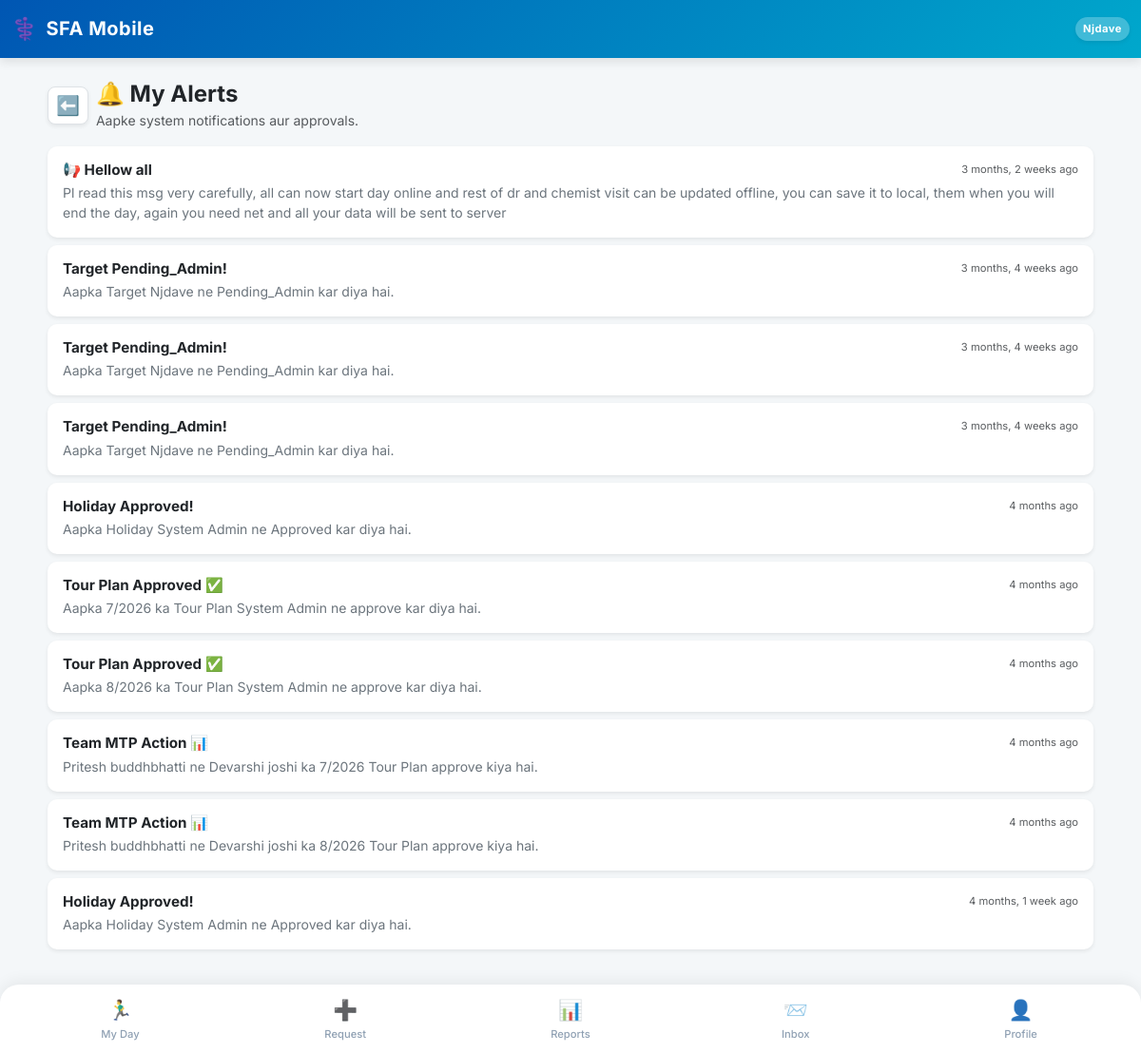
The page /hub/notifications/ (signed in) on the database its author committed.
### SFA/models.py (models this page shows, shortened)
class Employee(models.Model):
    user = models.OneToOneField(User, on_delete=models.CASCADE, null=True, blank=True)
    company = models.ForeignKey(Company, on_delete=models.PROTECT, related_name='employees') # Already Correct
    DESIGNATION_CHOICES = [
        ('MR', 'Medical Representative'),
        ('ABM', 'Area Business Manager'),
        ('RBM', 'Regional Business Manager'),
        ('ZBM', 'Zonal Business Manager'),
        ('NSM', 'National Sales Manager'),
        ('Admin', 'System Administrator'),
    ]
    name = models.CharField(max_length=100)
    employee_code = models.CharField(max_length=50, unique=True)
    designation = models.CharField(max_length=5, choices=DESIGNATION_CHOICES, default='MR')
    manager = models.ForeignKey('self', on_delete=models.SET_NULL, null=True, blank=True, related_name='subordinates')
    headquarter = models.ForeignKey(Territory, on_delete=models.SET_NULL, null=True, blank=True)
    phone = models.CharField(max_length=15)
    joining_date = models.DateField(default=timezone.now, help_text="Employee ki company join karne ki date. DCR calendar is date se aage hi banega, pehle ka nahi.")
    photo = models.ImageField(upload_to='employee_photos/', blank=True, null=True, help_text="Employee ki profile photo")
    address = models.TextField(blank=True, null=True, help_text="Employee ka home address")
    is_active = models.BooleanField(default=True, help_text="False matlab ye employee company chhod chuka hai ya inactive hai.")
    leaving_date = models.DateField(null=True, blank=True, help_text="Employee ke company chhodne ki tareekh.")
    dob = models.DateField(null=True, blank=True, verbose_name="Date of Birth")
    anniversary = models.DateField(null=True, blank=True, verbose_name="Marriage Anniversary")
    blood_group = models.CharField(max_length=10, blank=True, null=True)
    emergency_contact = models.CharField(max_length=15, blank=True, null=True)
    permanent_address = models.TextField(blank=True, null=True)
    father_name = models.CharField(max_length=100, blank=True, null=True)
    father_dob = models.DateField(null=True, blank=True)
    father_mobile = models.CharField(max_length=15, blank=True, null=True)
    father_occupation = models.CharField(max_length=100, blank=True, null=True)
    mother_name = models.CharField(max_length=100, blank=True, null=True)
    mother_dob = models.DateField(null=True, blank=True)
    mother_mobile = models.CharField(max_length=15, blank=True, null=True)
    mother_occupation = models.CharField(max_length=100, blank=True, null=True)
    spouse_name = models.CharField(max_length=100, blank=True, null=True)
    spouse_dob = models.DateField(null=True, blank=True)
    spouse_mobile = models.CharField(max_length=15, blank=True, null=True)
    spouse_occupation = models.CharField(max_length=100, blank=True, null=True)
    child1_name = models.CharField(max_length=100, blank=True, null=True)
    child1_dob = models.DateField(null=True, blank=True)
    child2_name = models.CharField(max_length=100, blank=True, null=True)
    child2_dob = models.DateField(null=True, blank=True)
    EMPLOYMENT_STATUS_CHOICES = [
        ('active', 'Active'),
        ('resigned', 'Resigned'),
        ('retired', 'Retired'),
        ('transferred', 'Transferred'),
        ('terminated', 'Terminated'),
        ('vacant', 'Vacant (Placeholder)'),   # 🌟 Dummy employee jab tak naya MR na aaye
        ('archived', 'Archived (Old Dummy)'), # 🌟 Dummy jiska kaam ho gaya, naye employee ko sab de diya
    ]
    employment_status = models.CharField(
        max_length=15, choices=EMPLOYMENT_STATUS_CHOICES, default='active',
        help_text="is_active sirf access/login control karta hai; ye field WAJAH/reason batata hai."
    )
    is_placeholder = models.BooleanField(
        default=False,
        help_text="True = ye ek 'Vacant_<HQ>' dummy employee hai, asli insaan nahi. Joint Work me normal employee jaisa hi treat hota hai (use individual hi maana jayega)."
    )

class SystemNotification(models.Model):
    employee = models.ForeignKey(Employee, on_delete=models.CASCADE, related_name='notifications')
    title = models.CharField(max_length=150)
    message = models.TextField()
    is_read = models.BooleanField(default=False)
    created_at = models.DateTimeField(auto_now_add=True)

### SFA/views/core.py (the view)
# urls.py: path('hub/notifications/', views.notification_list_view, name='notification_list'),
@employee_required
def notification_list_view(request, employee):
    notifications = SystemNotification.objects.filter(employee=employee).order_by('-created_at')
    notifications.filter(is_read=False).update(is_read=True)
    return render(request, 'notification_list.html', {
        'notifications': notifications
    })

### SFA/context_processors.py (called while the page is built)
def notification_counts(request):
    if request.user.is_authenticated and hasattr(request.user, 'employee'):
        employee = request.user.employee
        return {
            'unread_notif_count': SystemNotification.objects.filter(
                employee=employee, is_read=False
            ).count(),
            'unread_msg_count': DirectMessage.objects.filter(
                receiver=employee, is_read=False
            ).count(),
        }
    return {
        'unread_notif_count': 0,
        'unread_msg_count': 0,
    }

### SFA/templates/notification_list.html
{% extends 'base.html' %}
{% block content %}
<div class="container-fluid p-0 mb-4 mt-2">
    <div class="d-flex align-items-center gap-2 mb-3 px-2">
        <a href="javascript:history.back()" class="btn btn-light shadow-sm btn-sm px-2 py-1 rounded-3 border bg-white text-secondary">
            <span class="fs-5 fw-bold">⬅️</span>
        </a>
        <div>
            <h4 class="fw-bold text-dark mb-0">🔔 My Alerts</h4>
            <small class="text-muted small">Aapke system notifications aur approvals.</small>
        </div>
    </div>
    <div class="px-2">
        {% for notif in notifications %}
            <div class="card border-0 shadow-sm mb-2 {% if not notif.is_read %}bg-light border-start border-primary border-4{% else %}bg-white{% endif %}" style="border-radius: 10px;">
                <div class="card-body p-3">
                    <div class="d-flex justify-content-between align-items-start mb-1">
                        <h6 class="fw-bold text-dark mb-0" style="font-size: 0.95rem;">{{ notif.title }}</h6>
                        <small class="text-muted" style="font-size: 0.7rem;">{{ notif.created_at|timesince }} ago</small>
                    </div>
                    <p class="text-secondary small mb-0">{{ notif.message }}</p>
                </div>
            </div>
        {% empty %}
            <div class="alert alert-secondary text-center rounded-3 border-0 shadow-sm mt-4">
                <span class="fs-1 d-block mb-2">📭</span>
                <h6 class="fw-bold text-dark mb-0">No new alerts!</h6>
                <small class="text-muted">Aapke paas koi pending notifications nahi hain.</small>
            </div>
        {% endfor %}
    </div>
</div>
{% endblock %}

### SFA/templates/base.html (shortened to what this page needs)
<!DOCTYPE html>
<html lang="en">
<head>
    <link href="https://cdn.jsdelivr.net/npm/bootstrap@5.3.0/dist/css/bootstrap.min.css" rel="stylesheet">
    <link href="https://cdn.jsdelivr.net/npm/bootstrap-icons@1.11.0/font/bootstrap-icons.css" rel="stylesheet">
</head>
<body>
    <nav class="navbar navbar-dark navbar-custom sticky-top">
        <div class="container-fluid py-1">
            <span class="navbar-brand mb-0 h1 d-flex align-items-center gap-2">
                <span style="font-size: 1.4rem;">⚕️</span> SFA Mobile
            </span>
            <div class="d-flex align-items-center gap-3">
                <span class="text-white fw-bold bg-white bg-opacity-25 px-2 py-1 rounded-pill shadow-sm" style="font-size: 0.70rem; letter-spacing: 0.5px;">
                    {{ request.user.employee.name|default:"Guest"|truncatechars:10 }}
                </span>
            </div>
        </div>
    </nav>
    <div class="container mt-4 mb-4">
        {% block content %}
        {% endblock %}
    </div>
    <div class="fixed-bottom bottom-nav d-flex justify-content-between align-items-center">
        {% if request.user.employee.designation != 'Admin' and request.user.employee.designation != 'System Administrator' %}
        <a href="{% url 'mr_dashboard' %}" class="nav-item {% if request.resolver_match.url_name == 'mr_dashboard' or request.resolver_match.url_name == 'day_start' or request.resolver_match.url_name == 'day_end' %}active{% endif %}">
            <span class="nav-icon">🏃‍♂️</span>My Day
        </a>
        {% endif %}
        <a href="{% url 'request_hub' %}" class="nav-item {% if request.resolver_match.url_name == 'request_hub' %}active{% endif %}">
            <span class="nav-icon">➕</span>Request
        </a>
        <a href="{% url 'view_hub' %}" class="nav-item {% if request.resolver_match.url_name == 'view_hub' or request.resolver_match.url_name == 'dcr_report' %}active{% endif %}">
            <span class="nav-icon">📊</span>Reports
        </a>
        <a href="{% url 'web_inbox' %}" class="nav-item {% if request.resolver_match.url_name == 'web_inbox' or request.resolver_match.url_name == 'web_compose' %}active{% endif %}">
            <span class="nav-icon">📨</span>Inbox
        </a>
        <a href="{% url 'profile' %}" class="nav-item {% if request.resolver_match.url_name == 'profile' %}active{% endif %}">
            <span class="nav-icon">👤</span>Profile
        </a>
    </div>
</body>
</html>

### SFA/templates/base.html (style rules this page uses)
:root { --pharma-primary: #0056b3; --pharma-secondary: #00a8cc; --bg-light: #f4f7f9; }
body { font-family: 'Inter', sans-serif; background-color: var(--bg-light); padding-bottom: 85px; }
.navbar-custom { background: linear-gradient(135deg, var(--pharma-primary), var(--pharma-secondary)); box-shadow: 0 4px 10px rgba(0,0,0,0.1); }
.navbar-brand { font-weight: 700; letter-spacing: 0.5px; }
.card { border: none !important; border-radius: 12px; box-shadow: 0 4px 12px rgba(0, 0, 0, 0.05); }
.bottom-nav { background-color: #ffffff; border-top-left-radius: 20px; border-top-right-radius: 20px; box-shadow: 0 -4px 15px rgba(0,0,0,0.06); padding: 5px 8px; }
.nav-item { text-align: center; flex: 1; padding: 6px 0; color: #8fa0b3; font-size: 0.70rem; font-weight: 500; text-decoration: none; border-radius: 12px; transition: all 0.3s ease; }
.nav-icon { font-size: 1.3rem; display: block; margin-bottom: 2px; filter: grayscale(20%); }

### rows shown on the page
SystemNotification: title "📢 Hellow all", created_at "3 months, 2 weeks", message "Pl read this msg very carefully, all can now start day online and rest of dr and chemist visit can be updated offline, you can save it to local, them when you will end the day, again you need net and all your data will be sent to server"
SystemNotification: title "Target Pending_Admin!", created_at "3 months, 4 weeks", message "Aapka Target Njdave ne Pending_Admin kar diya hai."
SystemNotification: title "Target Pending_Admin!", created_at "3 months, 4 weeks", message "Aapka Target Njdave ne Pending_Admin kar diya hai."
SystemNotification: title "Target Pending_Admin!", created_at "3 months, 4 weeks", message "Aapka Target Njdave ne Pending_Admin kar diya hai."
SystemNotification: title "Holiday Approved!", created_at "4 months", message "Aapka Holiday System Admin ne Approved kar diya hai."
SystemNotification: title "Tour Plan Approved ✅", created_at "4 months", message "Aapka 7/2026 ka Tour Plan System Admin ne approve kar diya hai."
SystemNotification: title "Tour Plan Approved ✅", created_at "4 months", message "Aapka 8/2026 ka Tour Plan System Admin ne approve kar diya hai."
SystemNotification: title "Team MTP Action 📊", created_at "4 months", message "Pritesh buddhbhatti ne Devarshi joshi ka 7/2026 Tour Plan approve kiya hai."
SystemNotification: title "Team MTP Action 📊", created_at "4 months", message "Pritesh buddhbhatti ne Devarshi joshi ka 8/2026 Tour Plan approve kiya hai."
SystemNotification: title "Holiday Approved!", created_at "4 months, 1 week", message "Aapka Holiday System Admin ne Approved kar diya hai."

### other values the page prints
{{ request.user.employee.name|default:"Guest"|truncatechars:10 }} "Njdave"
